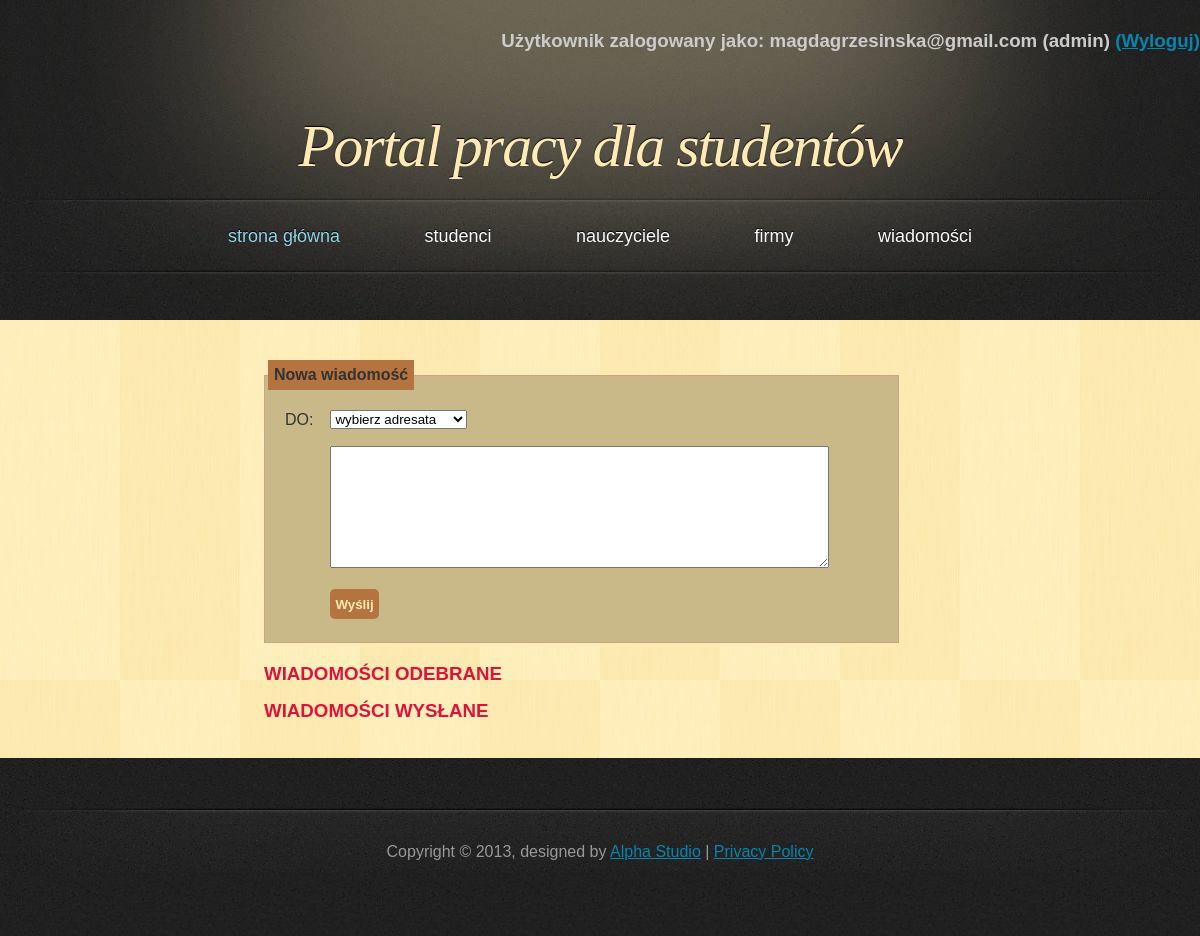
/PortalPracy/php/messages.php (signed in), run on an earlier commit of the app's database.
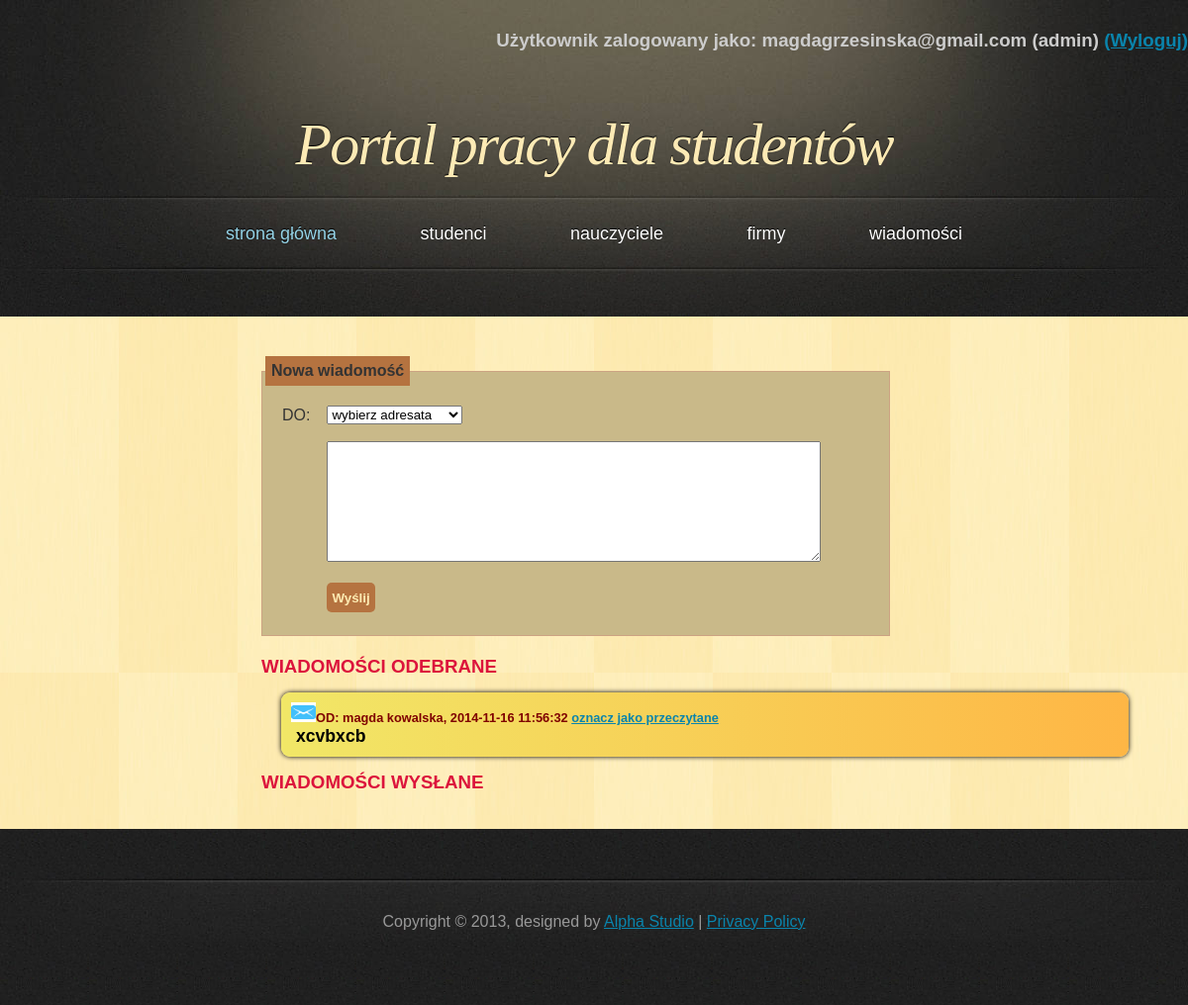
And on a later commit of the database.
### tables this page shows
CREATE TABLE IF NOT EXISTS `message` (
  `message_id` int(11) NOT NULL AUTO_INCREMENT,
  `student_from` int(11) DEFAULT NULL,
  `teacher_from` int(11) DEFAULT NULL,
  `company_from` int(11) DEFAULT NULL,
  `student_to` int(11) DEFAULT NULL,
  `teacher_to` int(11) DEFAULT NULL,
  `company_to` int(11) DEFAULT NULL,
  `content` text,
  `date` datetime NOT NULL,
  `read` tinyint(4) NOT NULL,
  PRIMARY KEY (`message_id`),
  KEY `student_from` (`student_from`),
  KEY `company_from` (`company_from`),
  KEY `student_to` (`student_to`),
  KEY `teacher_to` (`teacher_to`),
  KEY `company_to` (`company_to`),
  KEY `teacher_from` (`teacher_from`)
);

### PortalPracy/php/classDatabase.php (called while the page is built, shortened)
<?php
class Database {
    private $db;
    function __construct() {
        $this->server = 'localhost';
        $this->user = 'root';
        $this->password = '';
        $this->basename = 'data_base';
        $this->db = new mysqli($this->server, $this->user, $this->password, $this->basename);
        if ($this->db->connect_error) {
            die('Blad polaczenia z baza danych (' . $this->db->connect_errno . ') ' . $this->db->connect_error);
        } else {
            $this->db->query("SET NAMES 'utf8'");
        }
    }
    function get_student_data($id) {
        if ($result = $this->db->query("SELECT * FROM `student` WHERE `student_id`='$id'")) {
            if ($result->num_rows == 0) {
                return false;
            } else {
                $obj = $result->fetch_object();
                $array = array();
                $array['name'] = $obj->name;
                $array['last_name'] = $obj->last_name;
                $array['address'] = $obj->address;
                $array['telephone'] = $obj->telephone;
                $array['education'] = $obj->education;
                $array['languages'] = $obj->languages;
                $array['experience'] = $obj->experience;
                $array['skills'] = $obj->skills;
                $array['interest'] = $obj->interest;
                $array['employment_form'] = $obj->employment_form;
                $array['change_of_residence'] = $obj->change_of_residence;
                $array['salary'] = $obj->salary;
                $array['status'] = $obj->status;
                $array['photoname'] = $obj->photoname;
                return $array;
            }
        }
    }
    function get_student_list($start, $onpage) {
        if ($result = $this->db->query("SELECT * FROM `student` ORDER BY `last_name` LIMIT $start, $onpage ")) {
            return $result;
        }
    }
    function get_message_to_company($company_id) {
        if ($result = $this->db->query("SELECT * FROM `message`  WHERE `company_to` =$company_id ORDER BY `date` DESC")) {
            return $result;
        }
    }
}

### PortalPracy/php/messages.php (the view, shortened to what the changed rows need)
<!DOCTYPE html>
<html>
    <head>
        <link href="../css/style.css" rel="stylesheet" type="text/css" />
    </head>
    <body>
        <div id="header">
            <?php
            include_once 'classPage.php';
            ?>
            <h1><a href="index.php">Portal pracy dla studentów</a></h1>
        </div>
        <div id="main">
            <div id="content">
                <?php
                if (isset($_SESSION['name'])) {
                    include_once 'classDatabase.php';
                    $db = new Database();
                    $students = $db->get_student_list(0, $db->get_student_number());
                    echo "<div id='received'>";
                    if ($_SESSION['usertype'] == 'student') {
                        $result = $db->get_message_to_student($_SESSION['id']);
                    } else if ($_SESSION['usertype'] == 'nauczyciel') {
                        $result = $db->get_message_to_teacher($_SESSION['id']);
                    } else {
                        $result = $db->get_message_to_company($_SESSION['id']);
                    }
                    include_once 'classMessage.php';
                    while ($obj = $result->fetch_object()) {
                        $m = Message::make_new_to_display_received($obj->message_id, $obj->student_from, $obj->teacher_from, $obj->company_from, $obj->content, $obj->date, $obj->read);
                        echo $m->display_received();
                    }
                    echo "</div>";
                }
                ?>
            </div>
        </div>
    </body>
</html>

### PortalPracy/php/classMessage.php (shortened to what the changed rows need)
<?php
include_once 'classDatabase.php';
class Message {
    private $mysqli;
    private $student_from;
    private $teacher_from;
    private $company_from;
    private $content;
    private $datetime;
    private $read;
    private $id;
    function __construct() {
        $this->mysqli = new Database();
    }
    public static function make_new_to_display_received($id, $student_from, $teacher_from, $company_from, $content, $datetime, $read) {
        $obj = new Message();
        $obj->set_student_from($student_from);
        $obj->set_teacher_from($teacher_from);
        $obj->set_company_from($company_from);
        $obj->set_content($content);
        $obj->set_datetime($datetime);
        $obj->set_read($read);
        $obj->set_id($id);
        return $obj;
    }
    function display_received() {
        if (!is_null($this->student_from)) {
            $s = $this->mysqli->get_student_data($this->student_from);
            $name = $s['name'];
            $last_name = $s['last_name'];
        } else if (!is_null($this->teacher_from)) {
            $t = $this->mysqli->get_teacher_data($this->teacher_from);
            $name = $t['name'];
            $last_name = $t['last_name'];
        } else if (!is_null($this->company_from)) {
            $c = $this->mysqli->get_company_data($this->company_from);
            $name = $c['name'];
            $last_name = '';
        }
        $string = "<div class='message'>";
        if ($this->read == 0) {
            $string.= "<div id='message$this->id' class='unread'>";
        } else {
            $string.= "<div>";
        }
        $string.="<span class='message_header'>";
        if ($this->read == 0) {
            $string.="<img id='icon$this->id' src='../images/message_icon.png' class='icon'/>";
        }
        $string.= "OD: " . $name . " " . $last_name . ", " . $this->datetime;
        if ($this->read == 0) {
            $string.="          <a id='read$this->id' onclick='mark_as_read(" . $this->id . ")'>oznacz jako przeczytane</a>";
        }
        $string.="</span><br/> ";
        $string.="<span class='message_content '>" . $this->content . "</span>";
        $string.="</div></div>";
        return $string;
    }
    public function set_student_from($student_from) {
        $this->student_from = $student_from;
    }
    public function set_teacher_from($teacher_from) {
        $this->teacher_from = $teacher_from;
    }
    public function set_company_from($company_from) {
        $this->company_from = $company_from;
    }
    public function set_content($content) {
        $this->content = $content;
    }
    public function set_datetime($datetime) {
        $this->datetime = $datetime;
    }
    public function set_read($read) {
        $this->read = $read;
    }
    public function set_id($id) {
        $this->id = $id;
    }
}

What changed in the data, as far as the page shows it:
added message: read 0 (drawn), display_received "OD: magda kowalska, 2014-11-16 11:56:32", content "xcvbxcb"
